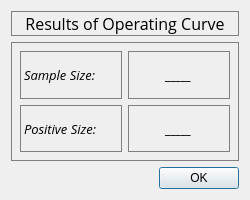
<?xml version="1.0" encoding="UTF-8"?>
<ui version="4.0">
 <class>mainwindow</class>
 <widget class="QDialog" name="mainwindow">
  <property name="geometry">
   <rect>
    <x>0</x>
    <y>0</y>
    <width>250</width>
    <height>200</height>
   </rect>
  </property>
  <property name="sizePolicy">
   <sizepolicy hsizetype="Fixed" vsizetype="Fixed">
    <horstretch>0</horstretch>
    <verstretch>0</verstretch>
   </sizepolicy>
  </property>
  <property name="minimumSize">
   <size>
    <width>250</width>
    <height>200</height>
   </size>
  </property>
  <property name="maximumSize">
   <size>
    <width>250</width>
    <height>200</height>
   </size>
  </property>
  <property name="windowTitle">
   <string>Operating Curve Results</string>
  </property>
  <layout class="QVBoxLayout" name="verticalLayout">
   <item>
    <widget class="QLabel" name="title">
     <property name="sizePolicy">
      <sizepolicy hsizetype="Expanding" vsizetype="Fixed">
       <horstretch>0</horstretch>
       <verstretch>0</verstretch>
      </sizepolicy>
     </property>
     <property name="font">
      <font>
       <family>Open Sans</family>
       <pointsize>12</pointsize>
      </font>
     </property>
     <property name="styleSheet">
      <string notr="true">border: 1px solid grey;</string>
     </property>
     <property name="text">
      <string>Results of Operating Curve</string>
     </property>
     <property name="alignment">
      <set>Qt::AlignmentFlag::AlignCenter</set>
     </property>
     <property name="margin">
      <number>7</number>
     </property>
    </widget>
   </item>
   <item>
    <widget class="QWidget" name="grid" native="true">
     <property name="styleSheet">
      <string notr="true">border: 1px solid grey;</string>
     </property>
     <layout class="QGridLayout" name="res_grid">
      <item row="0" column="1">
       <widget class="QLabel" name="sample_edit">
        <property name="font">
         <font>
          <family>Open Sans</family>
          <pointsize>10</pointsize>
          <italic>true</italic>
         </font>
        </property>
        <property name="text">
         <string>_____</string>
        </property>
        <property name="textFormat">
         <enum>Qt::TextFormat::PlainText</enum>
        </property>
        <property name="alignment">
         <set>Qt::AlignmentFlag::AlignCenter</set>
        </property>
        <property name="wordWrap">
         <bool>false</bool>
        </property>
       </widget>
      </item>
      <item row="0" column="0">
       <widget class="QLabel" name="sample_lab">
        <property name="font">
         <font>
          <family>Open Sans</family>
          <pointsize>10</pointsize>
          <italic>true</italic>
         </font>
        </property>
        <property name="text">
         <string>Sample Size:</string>
        </property>
       </widget>
      </item>
      <item row="1" column="1">
       <widget class="QLabel" name="pos_edit">
        <property name="font">
         <font>
          <family>Open Sans</family>
          <pointsize>10</pointsize>
          <italic>true</italic>
         </font>
        </property>
        <property name="text">
         <string>_____</string>
        </property>
        <property name="textFormat">
         <enum>Qt::TextFormat::PlainText</enum>
        </property>
        <property name="alignment">
         <set>Qt::AlignmentFlag::AlignCenter</set>
        </property>
        <property name="wordWrap">
         <bool>false</bool>
        </property>
       </widget>
      </item>
      <item row="1" column="0">
       <widget class="QLabel" name="pos_lab">
        <property name="font">
         <font>
          <family>Open Sans</family>
          <pointsize>10</pointsize>
          <italic>true</italic>
         </font>
        </property>
        <property name="text">
         <string>Positive Size:</string>
        </property>
       </widget>
      </item>
     </layout>
    </widget>
   </item>
   <item>
    <widget class="QDialogButtonBox" name="box">
     <property name="orientation">
      <enum>Qt::Orientation::Horizontal</enum>
     </property>
     <property name="standardButtons">
      <set>QDialogButtonBox::StandardButton::Ok</set>
     </property>
    </widget>
   </item>
  </layout>
 </widget>
 <resources/>
 <connections>
  <connection>
   <sender>box</sender>
   <signal>accepted()</signal>
   <receiver>mainwindow</receiver>
   <slot>accept()</slot>
   <hints>
    <hint type="sourcelabel">
     <x>248</x>
     <y>254</y>
    </hint>
    <hint type="destinationlabel">
     <x>157</x>
     <y>274</y>
    </hint>
   </hints>
  </connection>
  <connection>
   <sender>box</sender>
   <signal>rejected()</signal>
   <receiver>mainwindow</receiver>
   <slot>reject()</slot>
   <hints>
    <hint type="sourcelabel">
     <x>316</x>
     <y>260</y>
    </hint>
    <hint type="destinationlabel">
     <x>286</x>
     <y>274</y>
    </hint>
   </hints>
  </connection>
 </connections>
</ui>
